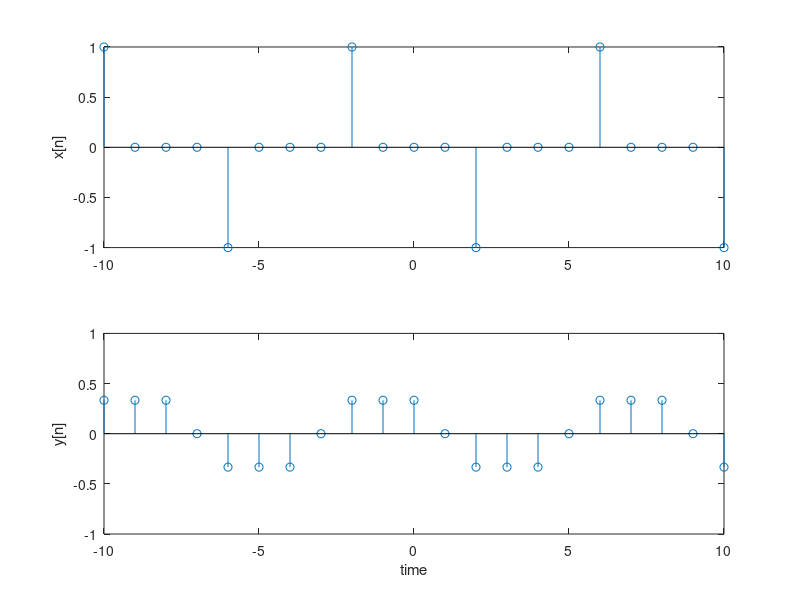

Write the MATLAB code that produced this figure.
n = linspace(-10,10,21);

%x = ones(1,length(n));
%y = ones(1,length(n));

%x = cos(n*pi/4);
%y = 0.8047*cos(n*pi/4 - 0.7854);

%x = cos(n*pi/2);
%y = 0.3333*cos(n*pi/2 - 1.5708);

x = cos(n*pi/2).*sin(n*pi/4);
y = 0.5*0.1381*cos(n*3*pi/4 - pi/2 + 0.7854) - 0.5*0.8047*cos(n*pi/4 - pi/2 - 0.7854);

subplot(2,1,1);
stem(n,x);
ylabel('x[n]')
axis([-10 10 -1 1]);

subplot(2,1,2);
stem(n,y);
xlabel('time')
ylabel('y[n]')
axis([-10 10 -1 1]);